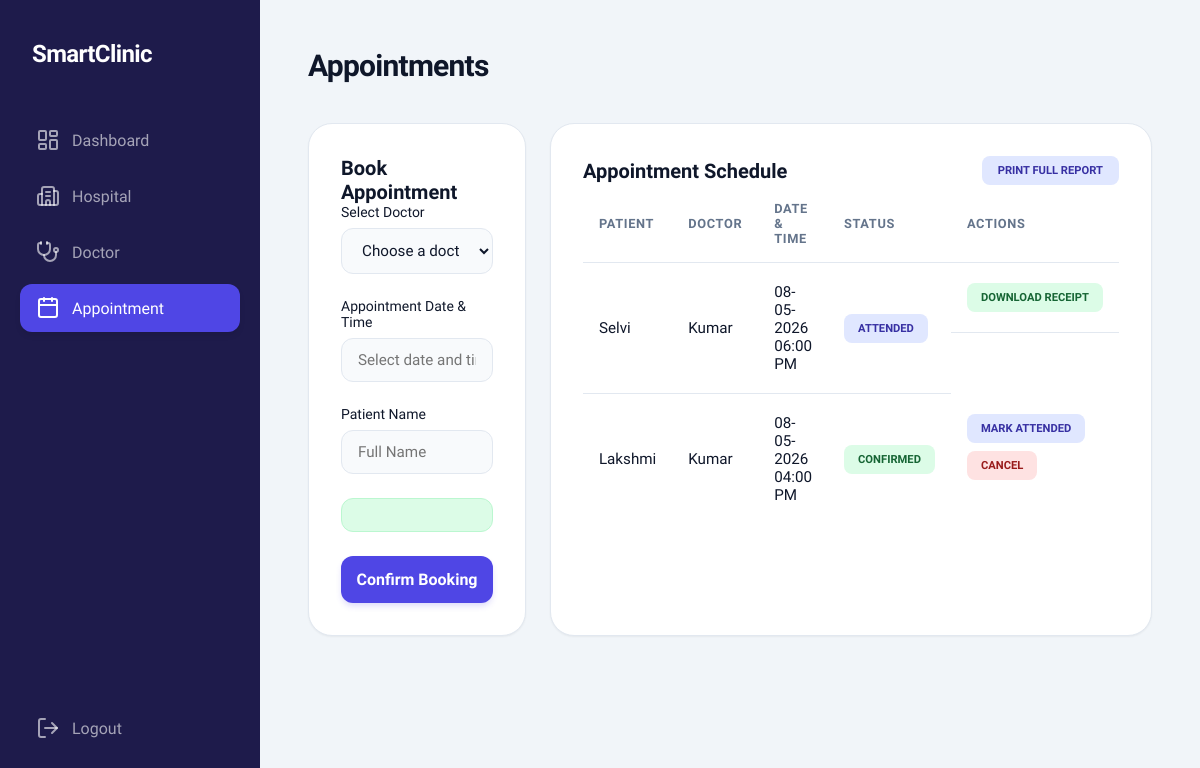
The page /appointment.php (signed in) on the database its author committed.
### tables this page shows
CREATE TABLE `sc_appointment` (
  `id` int(11) NOT NULL AUTO_INCREMENT,
  `created_date_time` datetime DEFAULT NULL,
  `updated_date_time` datetime DEFAULT NULL,
  `appointment_id` mediumtext DEFAULT NULL,
  `consultant_id` mediumtext DEFAULT NULL,
  `consultan_name` mediumtext DEFAULT NULL,
  `consultant_fees` int(11) NOT NULL DEFAULT 0,
  `appointment_date` datetime DEFAULT NULL,
  `appointment_time` time DEFAULT NULL,
  `patient_name` mediumtext DEFAULT NULL,
  `patient_number` mediumtext DEFAULT NULL,
  `description` mediumtext DEFAULT NULL,
  `deleted` int(11) NOT NULL DEFAULT 0,
  `status` mediumtext DEFAULT NULL,
  PRIMARY KEY (`id`)
);

### appointment.php (the view, shortened to what this page needs)
<?php
    include_once("common_file.php");
?>
<!DOCTYPE html>
<html lang="en">
<head>
    <link rel="stylesheet" href="assets/css/style.css">
    <link rel="stylesheet" href="https://cdn.jsdelivr.net/npm/flatpickr/dist/flatpickr.min.css">
    <link rel="stylesheet" href="https://cdn.jsdelivr.net/npm/flatpickr/dist/themes/dark.css">
</head>
<body>
    <div class="dashboard-container">
        <?php include 'includes/sidebar.php'; ?>
        <main class="main-content">
            <header class="top-header">
                <div class="page-title">
                    <h1>Appointments</h1>
                </div>
            </header>
            <div class="grid-container" style="grid-template-columns: 1fr 2fr;">
                <div class="content-card">
                    <div class="content-card-header">
                        <h2>Book Appointment</h2>
                    </div>
                    <form name="appt_form" id="appt_form" onsubmit="event.preventDefault(); formSubmit('appt_form', 'appointment_action.php', 'appointment.php', 'appointment');">
                        <div class="form-group">
                            <label for="appt-doctor">Select Doctor</label>
                            <select id="appt-doctor" name="doctor_id" class="form-input" required>
                                <option value="">Choose a doctor...</option>
                            </select>
                        </div>
                        <div class="form-group">
                            <label for="appt-datetime">Appointment Date & Time</label>
                            <input type="text" id="appt-datetime" name="appointment_date" class="form-input" placeholder="Select date and time..." required readonly>
                        </div>
                        <div class="form-group">
                            <label for="appt-patient">Patient Name</label>
                            <input type="text" id="appt-patient" name="patient_name" class="form-input" placeholder="Full Name" onkeypress="return allowLettersOnly(event)" required>
                        </div>
                        <div id="success-msg" class="success-msg hidden"></div>
                        <button type="submit" class="btn-primary">Confirm Booking</button>
                    </form>
                </div>
                <div class="content-card">
                    <div class="content-card-header" style="display: flex; justify-content: space-between; align-items: center;">
                        <h2>Appointment Schedule</h2>
                        <a href="reports/appointment_report.php" target="_blank" class="status-badge status-attended" style="text-decoration: none; padding: 8px 16px;">Print Full Report</a>
                    </div>
                    <div class="table-container">
                        <table>
                            <thead>
                                <tr>
                                    <th>Patient</th>
                                    <th>Doctor</th>
                                    <th>Date & Time</th>
                                    <th>Status</th>
                                    <th>Actions</th>
                                </tr>
                            </thead>
                            <tbody>
                                <?php
                                    $stmt = $con->prepare("SELECT * FROM " . $GLOBALS['appointment_table'] . " WHERE deleted = 0 ORDER BY appointment_date DESC");
                                    $stmt->execute();
                                    $appointments = $stmt->fetchAll();
                                    $now = date('Y-m-d H:i:s');
                                    if ($appointments) {
                                        foreach ($appointments as $appt) {
                                            $status_class = "status-confirmed";
                                            $status_text = "Confirmed";
                                            if (isset($appt['status']) && $appt['status'] == 'Attended') {
                                                $status_class = "status-attended";
                                                $status_text = "Attended";
                                            } else if ($appt['appointment_date'] < $now) {
                                                $status_class = "status-expired";
                                                $status_text = "Expired";
                                            }
                                            echo "<tr>";
                                            echo "<td>" . $appt['patient_name'] . "</td>";
                                            echo "<td>" . $appt['consultan_name'] . "</td>";
                                            echo "<td>" . date('d-m-Y h:i A', strtotime($appt['appointment_date'])) . "</td>";
                                            echo "<td><span class='status-badge $status_class'>$status_text</span></td>";
                                            echo "<td>";
                                            if ($status_text == "Confirmed") {
                                                echo "<button class='status-badge status-attended' style='border:none; cursor:pointer; margin-right:5px;' onclick='updateStatus(\"" . $appt['appointment_id'] . "\", \"Attended\")'>Mark Attended</button>";
                                                echo "<button class='status-badge status-expired' style='border:none; cursor:pointer;' onclick='cancelAppointment(\"" . $appt['appointment_id'] . "\")'>Cancel</button>";
                                            } else if ($status_text == "Attended") {
                                                echo "<a href='reports/receipt.php?id=" . $appt['appointment_id'] . "' target='_blank' class='status-badge status-confirmed' style='text-decoration: none;'>Download Receipt</a>";
                                            }
                                            echo "</td>";
                                            echo "</tr>";
                                        }
                                    } else {
                                        echo "<tr><td colspan='5' style='text-align:center;'>No appointments scheduled</td></tr>";
                                    }
                                ?>
                            </tbody>
                        </table>
                    </div>
                </div>
            </div>
        </main>
    </div>
</body>
</html>

### assets/css/style.css (style rules this page uses)
:root { --primary-color: #4f46e5; --primary-hover: #4338ca; --secondary-color: #0ea5e9; --accent-color: #10b981; --bg-main: #f1f5f9; --bg-card: #ffffff; --text-main: #0f172a; --text-muted: #64748b; --border-color: #e2e8f0; --sidebar-bg: #1e1b4b; --sidebar-width: 260px; --transition: all 0.3s cubic-bezier(0.4, 0, 0.2, 1); --shadow-sm: 0 1px 2px 0 rgb(0 0 0 / 0.05); --shadow-md: 0 4px 6px -1px rgb(0 0 0 / 0.1), 0 2px 4px -2px rgb(0 0 0 / 0.1); --shadow-lg: 0 10px 15px -3px rgb(0 0 0 / 0.1), 0 4px 6px -4px rgb(0 0 0 / 0.1); }
* { margin: 0; padding: 0; box-sizing: border-box; font-family: 'Plus Jakarta Sans', sans-serif; }
body { background-color: var(--bg-main); color: var(--text-main); overflow-x: hidden; }
.form-group { margin-bottom: 24px; }
.form-group label { display: block; margin-bottom: 8px; font-size: 0.875rem; font-weight: 500; color: var(--text-main); }
.form-input { width: 100%; padding: 12px 16px; background: #f8fafc; border: 1px solid var(--border-color); border-radius: 12px; color: var(--text-main); font-size: 0.95rem; transition: var(--transition); }
.btn-primary { width: 100%; padding: 14px; background: var(--primary-color); border: none; border-radius: 12px; color: white; font-weight: 600; font-size: 1rem; cursor: pointer; transition: var(--transition); box-shadow: 0 4px 6px -1px rgba(79, 70, 229, 0.2); }
.dashboard-container { display: flex; min-height: 100vh; }
.main-content { flex: 1; margin-left: var(--sidebar-width); padding: 48px; }
.top-header { display: flex; justify-content: space-between; align-items: center; margin-bottom: 40px; }
.page-title h1 { font-size: 1.875rem; font-weight: 700; color: var(--text-main); letter-spacing: -0.025em; }
.grid-container { display: grid; grid-template-columns: repeat(auto-fill, minmax(300px, 1fr)); gap: 24px; margin-bottom: 40px; }
.content-card { background: white; border: 1px solid var(--border-color); padding: 32px; border-radius: 24px; margin-bottom: 30px; box-shadow: var(--shadow-sm); }
.content-card-header h2 { font-size: 1.25rem; font-weight: 700; color: var(--text-main); }
.table-container { width: 100%; overflow-x: auto; }
table { width: 100%; border-collapse: separate; border-spacing: 0; }
th { text-align: left; padding: 16px; color: var(--text-muted); font-weight: 600; font-size: 0.8rem; text-transform: uppercase; letter-spacing: 0.05em; border-bottom: 1px solid var(--border-color); }
td { padding: 20px 16px; border-bottom: 1px solid var(--border-color); color: var(--text-main); font-size: 0.95rem; vertical-align: middle; }
tr:last-child td { border-bottom: none; }
td:last-child { display: flex; gap: 8px; flex-wrap: wrap; align-items: center; }
.status-badge { display: inline-flex; align-items: center; justify-content: center; padding: 8px 14px; border-radius: 8px; font-size: 0.7rem; font-weight: 700; text-transform: uppercase; white-space: nowrap; border: none; cursor: pointer; transition: var(--transition); }
.status-confirmed { background: #dcfce7; color: #166534; }
.status-attended { background: #e0e7ff; color: #3730a3; }
.status-expired { background: #fee2e2; color: #991b1b; }
.success-msg { background: #dcfce7; color: #166534; padding: 16px; border-radius: 12px; margin-bottom: 24px; text-align: center; font-weight: 600; border: 1px solid #bbf7d0; }

### rows shown on the page
sc_appointment: patient_name "Selvi", consultan_name "Kumar", appointment_date "08-05-2026 06:00 PM", status "ATTENDED"
sc_appointment: patient_name "Lakshmi", consultan_name "Kumar", appointment_date "08-05-2026 04:00 PM", status_text "CONFIRMED"
